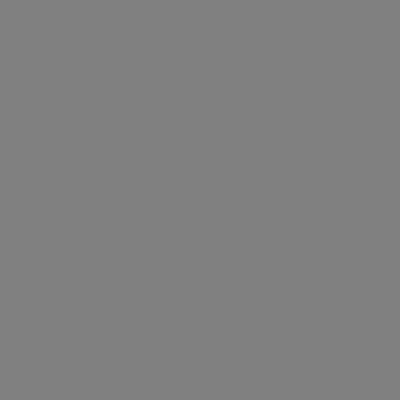
Frame 1 (no input)
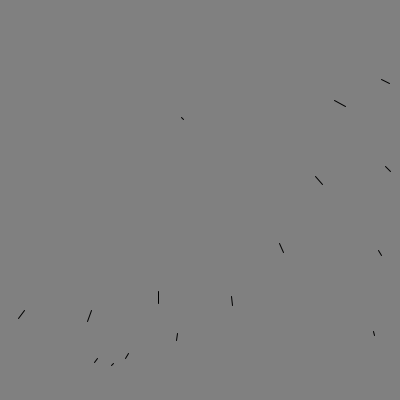
Frame 60 (the mouse pressed at the canvas centre just before this capture)
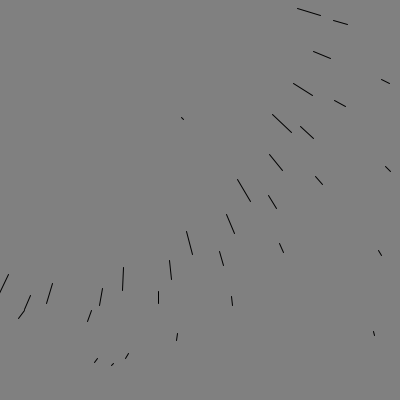
Frame 120 (the mouse held since frame 60 and released just before this capture)

The Processing sketch that drew these frames (run headless with seeded random() and noise(); from frame 60 on, the mouse is pressed at the canvas centre):

// Processing sketch: processing_1639
// ── processing_1639.pde

/* Circle of Confusion 02
   krismkelley 04.15.09
*/

void setup(){
  size(400, 400);
  colorMode(RGB, 255,255,255,100);
  background(128);
  rectMode(CENTER);
  frameRate(30);
}

float deg = 1;
float rad = radians(deg);
float aX = 0;
float aY = 0;

void draw(){
  pushMatrix();
  popMatrix();
  translate(width/aX, height/aY);
  rotate(rad);
  line(width/2, height/2, width/2-aX, height/2-aY);

  aX = aX + .1;
  aY = aY + .2;
  rad = rad + 1;
  
}
